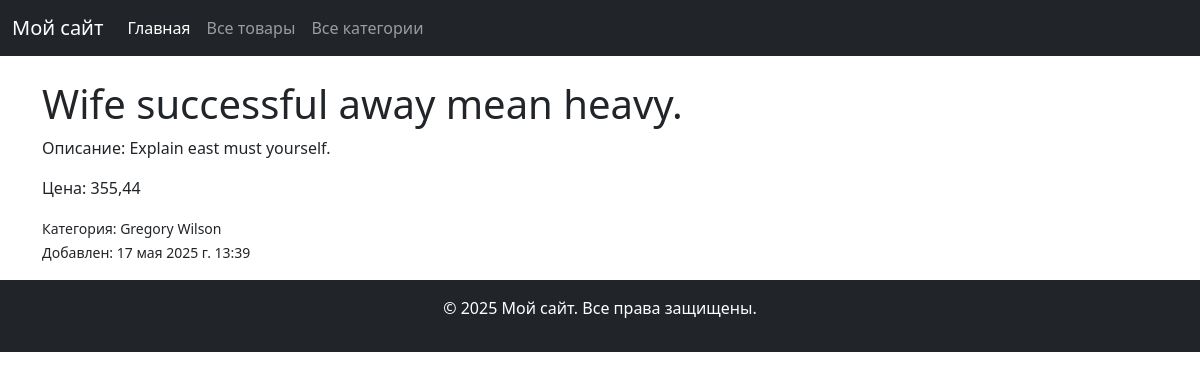
The page /products/1/ on the database its author committed.
### store_app/models.py (models this page shows, shortened)
class Product(models.Model):
    name = models.CharField(
        max_length=100,
    )
    description = models.TextField(default="")
    price = models.DecimalField(max_digits=10, decimal_places=2, default=0)
    created_at = models.DateTimeField(auto_now_add=True)
    category = models.ForeignKey(Category, on_delete=models.CASCADE)

class Category(models.Model):
    name = models.CharField(max_length=100)
    description = models.TextField(default="")
    def __str__(self):
        return self.name

### store_app/views.py (the view)
# urls.py: path("products/<int:product_id>/", views.product_detail, name="product_detail"),
def product_detail(request, product_id):
    product = get_object_or_404(Product, id=product_id)
    context = {"product": product}
    return render(request, "store_app/product_detail.html", context=context)

### store_app/templates/store_app/product_detail.html (shortened to what this page needs)
{% extends 'store_app/base.html' %}
{% block content %}
        <h1>{{ product.name }}</h1>
        <p>Описание: {{ product.description }}</p>
        <p>Цена: {{ product.price }}</p>
        <small>Категория: {{ product.category }}</small>
        <p>
            <small>Добавлен: {{ product.created_at }}</small>
        </p>
{% endblock %}

### rows shown on the page
Product: name "Wife successful away mean heavy.", description "Explain east must yourself.", price "355,44", category "Gregory Wilson", created_at "17 мая 2025 г. 13:39"
